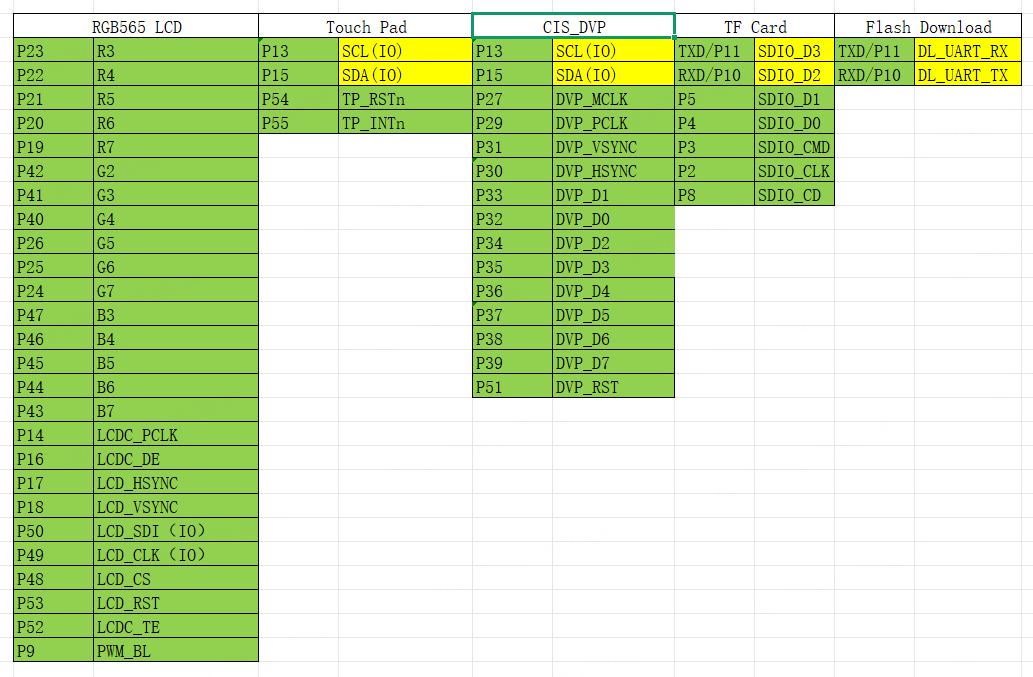
#> input picture LCD+CIS+TF IO配置.png, 1033 x 677 px
$ python make_bg.py '../LCD+CIS+TF IO配置.png' out.png
#> lines starting #> are read from the running program, lines starting #| are printed output that depends on the picture
#!/usr/bin/env python3
"""源图 -> 320x480 小端 RGB565 背景（角色页的底图）。

    python tools/make_bg.py <源图.png> <输出.rgb>

做法和 `tools/pack_png_seq.py` 的 `build_background()` **一致**：先按 320:480 的
宽高比居中裁剪，再 LANCZOS 缩到 320x480 —— 直接拉伸会把天空压扁。

产物是**裸 RGB565，没有头**：320*480*2 = 307200 字节，固件按面板几何直接读。

现有的两张是怎么来的
--------------------
    bg_afternoon.rgb   <- third_party/resources/scenes/sky/pz.png（立方体贴图的正面）
                          pack_png_seq.py --mode patch 顺手写过这一张
    bg_morning.rgb     **孤儿**：仓库里没有任何脚本生成过它，源图也不在仓库里。
                          格式没问题（同样 320x480 RGB565），但它**无法从仓库重建** ——
                          要重建得先找到当初那张上午的天空源图。

> **本脚本复现出来的是"看起来一样"，不是"逐字节一样"。** 拿 pz.png 重跑，
> 95% 的像素有 1~2 级的色差（重采样的浮点细节），肉眼完全看不出。
> `third_party/fish/bg_afternoon.rgb` 目前放的是**原来那份原文件**（逐字节一致），
> 本脚本是给以后换背景用的。
"""

import argparse
import os
import sys

from PIL import Image

W, H = 320, 480


def build_background(path):
    """源图 -> 320x480 RGB。按 320:480 居中裁剪再缩放（不拉伸）。"""
#> called with path = '../LCD+CIS+TF IO配置.png'
    im = Image.open(path).convert("RGB")
    sw, sh = im.size
#> sw = 1033; sh = 677
    tgt = W / float(H)

    if sw / float(sh) > tgt:            # 源图更宽：裁两边
        nw = int(round(sh * tgt))
#> nw = 451
        x0 = (sw - nw) // 2
#> x0 = 291
        im = im.crop((x0, 0, x0 + nw, sh))
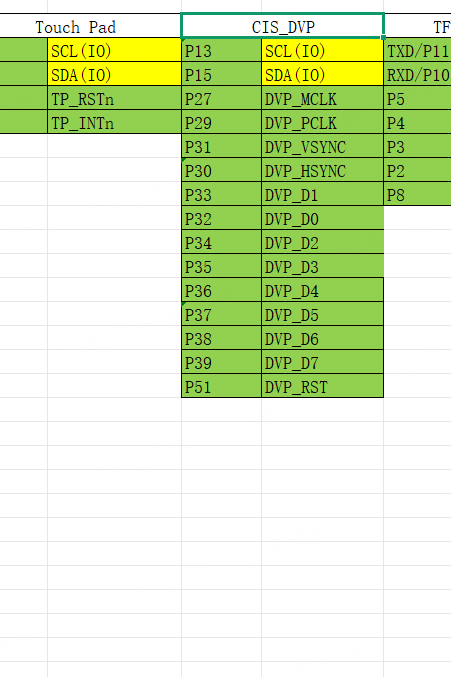
#> im: PIL image 451x677 RGB; mean R, G, B 215.1, 231.9, 189
    else:                               # 源图更高：裁上下
        nh = int(round(sw / tgt))
        y0 = (sh - nh) // 2
        im = im.crop((0, y0, sw, y0 + nh))

    return im.resize((W, H), Image.LANCZOS)
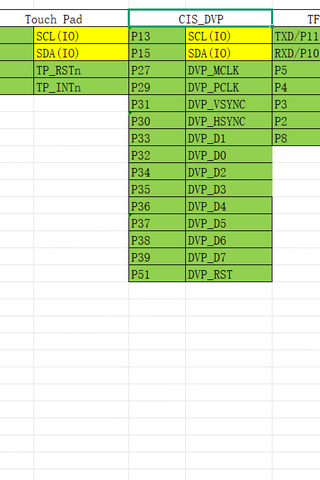
#> returned value: PIL image 320x480 RGB; mean R, G, B 214.6, 231.5, 188.7


def rgb565_bytes(im):
    """RGB -> 小端 RGB565 字节串（和固件的 uint16 像素一致）。"""
    px = im.load()
    out = bytearray(W * H * 2)

    for y in range(H):
        for x in range(W):
            r, g, b = px[x, y]
            v = ((r >> 3) << 11) | ((g >> 2) << 5) | (b >> 3)
            i = (y * W + x) * 2
            out[i] = v & 0xFF
            out[i + 1] = (v >> 8) & 0xFF

    return bytes(out)


def main():
    ap = argparse.ArgumentParser()
    ap.add_argument("src", help="源图（任意尺寸，会被居中裁剪 + 缩放）")
    ap.add_argument("out", help="输出的 .rgb")
    args = ap.parse_args()

    if not os.path.isfile(args.src):
        sys.exit("找不到源图: %s" % args.src)

    im = build_background(args.src)
    data = rgb565_bytes(im)

    if len(data) != W * H * 2:
        sys.exit("内部错误：产出 %d 字节，应为 %d" % (len(data), W * H * 2))

    os.makedirs(os.path.dirname(os.path.abspath(args.out)), exist_ok=True)
    with open(args.out, "wb") as f:
        f.write(data)

    print("写出 %s（%dx%d RGB565，%d 字节）<- %s"
          % (args.out, W, H, len(data), args.src))
#| 写出 out.png（320x480 RGB565，307200 字节）<- ../LCD+CIS+TF IO配置.png


if __name__ == "__main__":
    main()
